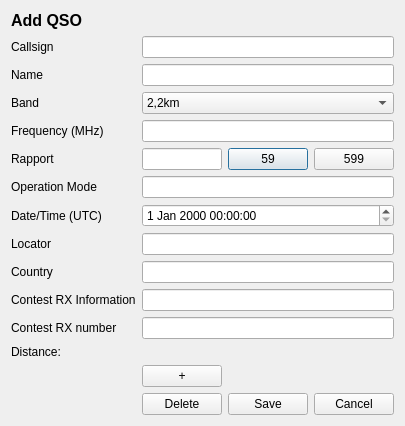
<?xml version="1.0" encoding="UTF-8"?>
<ui version="4.0">
 <class>QSOAddDialog</class>
 <widget class="QDialog" name="QSOAddDialog">
  <property name="geometry">
   <rect>
    <x>0</x>
    <y>0</y>
    <width>382</width>
    <height>408</height>
   </rect>
  </property>
  <property name="sizePolicy">
   <sizepolicy hsizetype="Preferred" vsizetype="Fixed">
    <horstretch>0</horstretch>
    <verstretch>0</verstretch>
   </sizepolicy>
  </property>
  <property name="windowTitle">
   <string>Add QSO</string>
  </property>
  <layout class="QFormLayout" name="formLayout">
   <item row="0" column="0" colspan="2">
    <widget class="QLabel" name="title">
     <property name="enabled">
      <bool>true</bool>
     </property>
     <property name="sizePolicy">
      <sizepolicy hsizetype="Preferred" vsizetype="Fixed">
       <horstretch>0</horstretch>
       <verstretch>0</verstretch>
      </sizepolicy>
     </property>
     <property name="text">
      <string>&lt;html&gt;&lt;head/&gt;&lt;body&gt;&lt;p&gt;&lt;span style=&quot; font-size:12pt; font-weight:600;&quot;&gt;Add QSO&lt;/span&gt;&lt;/p&gt;&lt;/body&gt;&lt;/html&gt;</string>
     </property>
     <property name="textFormat">
      <enum>Qt::AutoText</enum>
     </property>
     <property name="textInteractionFlags">
      <set>Qt::NoTextInteraction</set>
     </property>
    </widget>
   </item>
   <item row="3" column="0">
    <widget class="QLabel" name="label_2">
     <property name="enabled">
      <bool>true</bool>
     </property>
     <property name="text">
      <string>Callsign</string>
     </property>
     <property name="textInteractionFlags">
      <set>Qt::NoTextInteraction</set>
     </property>
    </widget>
   </item>
   <item row="3" column="1">
    <widget class="QLineEdit" name="callsignEdit"/>
   </item>
   <item row="4" column="0">
    <widget class="QLabel" name="label_3">
     <property name="enabled">
      <bool>true</bool>
     </property>
     <property name="text">
      <string>Name</string>
     </property>
     <property name="textInteractionFlags">
      <set>Qt::NoTextInteraction</set>
     </property>
    </widget>
   </item>
   <item row="4" column="1">
    <widget class="QLineEdit" name="nameEdit"/>
   </item>
   <item row="5" column="0">
    <widget class="QLabel" name="label_4">
     <property name="enabled">
      <bool>true</bool>
     </property>
     <property name="text">
      <string>Band</string>
     </property>
     <property name="textInteractionFlags">
      <set>Qt::NoTextInteraction</set>
     </property>
    </widget>
   </item>
   <item row="7" column="0">
    <widget class="QLabel" name="label_10">
     <property name="enabled">
      <bool>true</bool>
     </property>
     <property name="text">
      <string>Frequency (MHz)</string>
     </property>
     <property name="textInteractionFlags">
      <set>Qt::NoTextInteraction</set>
     </property>
    </widget>
   </item>
   <item row="7" column="1">
    <widget class="QLineEdit" name="frequencyEdit"/>
   </item>
   <item row="8" column="0">
    <widget class="QLabel" name="label_5">
     <property name="enabled">
      <bool>true</bool>
     </property>
     <property name="text">
      <string>Rapport</string>
     </property>
     <property name="textInteractionFlags">
      <set>Qt::NoTextInteraction</set>
     </property>
    </widget>
   </item>
   <item row="8" column="1">
    <layout class="QHBoxLayout" name="horizontalLayout">
     <item>
      <widget class="QLineEdit" name="rapportEdit">
       <property name="enabled">
        <bool>true</bool>
       </property>
      </widget>
     </item>
     <item>
      <widget class="QPushButton" name="fnButton">
       <property name="text">
        <string>59</string>
       </property>
      </widget>
     </item>
     <item>
      <widget class="QPushButton" name="fnnButton">
       <property name="text">
        <string>599</string>
       </property>
      </widget>
     </item>
    </layout>
   </item>
   <item row="9" column="0">
    <widget class="QLabel" name="label_6">
     <property name="enabled">
      <bool>true</bool>
     </property>
     <property name="text">
      <string>Operation Mode</string>
     </property>
     <property name="textInteractionFlags">
      <set>Qt::NoTextInteraction</set>
     </property>
    </widget>
   </item>
   <item row="9" column="1">
    <widget class="QLineEdit" name="opmodeEdit"/>
   </item>
   <item row="10" column="0">
    <widget class="QLabel" name="label_8">
     <property name="enabled">
      <bool>true</bool>
     </property>
     <property name="text">
      <string>Date/Time (UTC)</string>
     </property>
     <property name="textInteractionFlags">
      <set>Qt::NoTextInteraction</set>
     </property>
    </widget>
   </item>
   <item row="10" column="1">
    <widget class="QDateTimeEdit" name="dateTimeEdit">
     <property name="sizePolicy">
      <sizepolicy hsizetype="Expanding" vsizetype="Fixed">
       <horstretch>0</horstretch>
       <verstretch>0</verstretch>
      </sizepolicy>
     </property>
     <property name="currentSection">
      <enum>QDateTimeEdit::DaySection</enum>
     </property>
    </widget>
   </item>
   <item row="11" column="0">
    <widget class="QLabel" name="label_7">
     <property name="enabled">
      <bool>true</bool>
     </property>
     <property name="text">
      <string>Locator</string>
     </property>
     <property name="textInteractionFlags">
      <set>Qt::NoTextInteraction</set>
     </property>
    </widget>
   </item>
   <item row="11" column="1">
    <widget class="QLineEdit" name="locatorEdit"/>
   </item>
   <item row="12" column="0">
    <widget class="QLabel" name="label_9">
     <property name="enabled">
      <bool>true</bool>
     </property>
     <property name="text">
      <string>Country</string>
     </property>
     <property name="textInteractionFlags">
      <set>Qt::NoTextInteraction</set>
     </property>
    </widget>
   </item>
   <item row="12" column="1">
    <widget class="QLineEdit" name="countryEdit"/>
   </item>
   <item row="17" column="1">
    <layout class="QHBoxLayout" name="horizontalLayout_2">
     <item>
      <spacer name="horizontalSpacer">
       <property name="orientation">
        <enum>Qt::Horizontal</enum>
       </property>
       <property name="sizeType">
        <enum>QSizePolicy::Expanding</enum>
       </property>
       <property name="sizeHint" stdset="0">
        <size>
         <width>40</width>
         <height>20</height>
        </size>
       </property>
      </spacer>
     </item>
     <item>
      <widget class="QPushButton" name="deleteButton">
       <property name="text">
        <string>Delete</string>
       </property>
      </widget>
     </item>
     <item>
      <widget class="QPushButton" name="saveButton">
       <property name="text">
        <string>Save</string>
       </property>
      </widget>
     </item>
     <item>
      <widget class="QPushButton" name="cancelButton">
       <property name="text">
        <string>Cancel</string>
       </property>
      </widget>
     </item>
    </layout>
   </item>
   <item row="5" column="1">
    <widget class="QComboBox" name="bandComboBox">
     <item>
      <property name="text">
       <string>2,2km</string>
      </property>
     </item>
     <item>
      <property name="text">
       <string>630m</string>
      </property>
     </item>
     <item>
      <property name="text">
       <string>160m</string>
      </property>
     </item>
     <item>
      <property name="text">
       <string>80m</string>
      </property>
     </item>
     <item>
      <property name="text">
       <string>60m</string>
      </property>
     </item>
     <item>
      <property name="text">
       <string>40m</string>
      </property>
     </item>
     <item>
      <property name="text">
       <string>30m</string>
      </property>
     </item>
     <item>
      <property name="text">
       <string>20m</string>
      </property>
     </item>
     <item>
      <property name="text">
       <string>17m</string>
      </property>
     </item>
     <item>
      <property name="text">
       <string>15m</string>
      </property>
     </item>
     <item>
      <property name="text">
       <string>12m</string>
      </property>
     </item>
     <item>
      <property name="text">
       <string>10m</string>
      </property>
     </item>
     <item>
      <property name="text">
       <string>6m</string>
      </property>
     </item>
     <item>
      <property name="text">
       <string>4m</string>
      </property>
     </item>
     <item>
      <property name="text">
       <string>2m</string>
      </property>
     </item>
     <item>
      <property name="text">
       <string>70cm</string>
      </property>
     </item>
     <item>
      <property name="text">
       <string>23cm</string>
      </property>
     </item>
     <item>
      <property name="text">
       <string>13cm</string>
      </property>
     </item>
     <item>
      <property name="text">
       <string>9cm</string>
      </property>
     </item>
     <item>
      <property name="text">
       <string>6cm</string>
      </property>
     </item>
     <item>
      <property name="text">
       <string>3cm</string>
      </property>
     </item>
     <item>
      <property name="text">
       <string>1,2mm</string>
      </property>
     </item>
     <item>
      <property name="text">
       <string>6mm</string>
      </property>
     </item>
     <item>
      <property name="text">
       <string>4mm</string>
      </property>
     </item>
     <item>
      <property name="text">
       <string>2,5mm</string>
      </property>
     </item>
     <item>
      <property name="text">
       <string>2mm</string>
      </property>
     </item>
     <item>
      <property name="text">
       <string>1,2mm</string>
      </property>
     </item>
     <item>
      <property name="text">
       <string>+++</string>
      </property>
     </item>
    </widget>
   </item>
   <item row="14" column="0">
    <widget class="QLabel" name="labelContestNumber">
     <property name="text">
      <string>Contest RX number</string>
     </property>
    </widget>
   </item>
   <item row="14" column="1">
    <widget class="QLineEdit" name="contestNumberEdit"/>
   </item>
   <item row="13" column="0">
    <widget class="QLabel" name="labelContestInfo">
     <property name="text">
      <string>Contest RX Information</string>
     </property>
    </widget>
   </item>
   <item row="13" column="1">
    <widget class="QLineEdit" name="contestInfoEdit"/>
   </item>
   <item row="15" column="0">
    <widget class="QLabel" name="label">
     <property name="text">
      <string>Distance:</string>
     </property>
    </widget>
   </item>
   <item row="16" column="1">
    <layout class="QHBoxLayout" name="horizontalLayout_3">
     <item>
      <widget class="QPushButton" name="addContestInfoButton">
       <property name="sizePolicy">
        <sizepolicy hsizetype="Fixed" vsizetype="Fixed">
         <horstretch>0</horstretch>
         <verstretch>0</verstretch>
        </sizepolicy>
       </property>
       <property name="text">
        <string>+</string>
       </property>
      </widget>
     </item>
     <item>
      <spacer name="horizontalSpacer_3">
       <property name="orientation">
        <enum>Qt::Horizontal</enum>
       </property>
       <property name="sizeHint" stdset="0">
        <size>
         <width>40</width>
         <height>20</height>
        </size>
       </property>
      </spacer>
     </item>
    </layout>
   </item>
   <item row="15" column="1">
    <widget class="QLabel" name="distanceLabel">
     <property name="text">
      <string/>
     </property>
    </widget>
   </item>
  </layout>
  <zorder>callsignEdit</zorder>
  <zorder>title</zorder>
  <zorder>label_2</zorder>
  <zorder>label_3</zorder>
  <zorder>nameEdit</zorder>
  <zorder>label_4</zorder>
  <zorder>label_10</zorder>
  <zorder>frequencyEdit</zorder>
  <zorder>label_5</zorder>
  <zorder>label_6</zorder>
  <zorder>opmodeEdit</zorder>
  <zorder>label_8</zorder>
  <zorder>dateTimeEdit</zorder>
  <zorder>label_7</zorder>
  <zorder>locatorEdit</zorder>
  <zorder>label_9</zorder>
  <zorder>countryEdit</zorder>
  <zorder>bandComboBox</zorder>
  <zorder>labelContestNumber</zorder>
  <zorder>contestNumberEdit</zorder>
  <zorder>labelContestInfo</zorder>
  <zorder>contestInfoEdit</zorder>
  <zorder>label</zorder>
  <zorder></zorder>
  <zorder>distanceLabel</zorder>
 </widget>
 <resources/>
 <connections/>
</ui>
